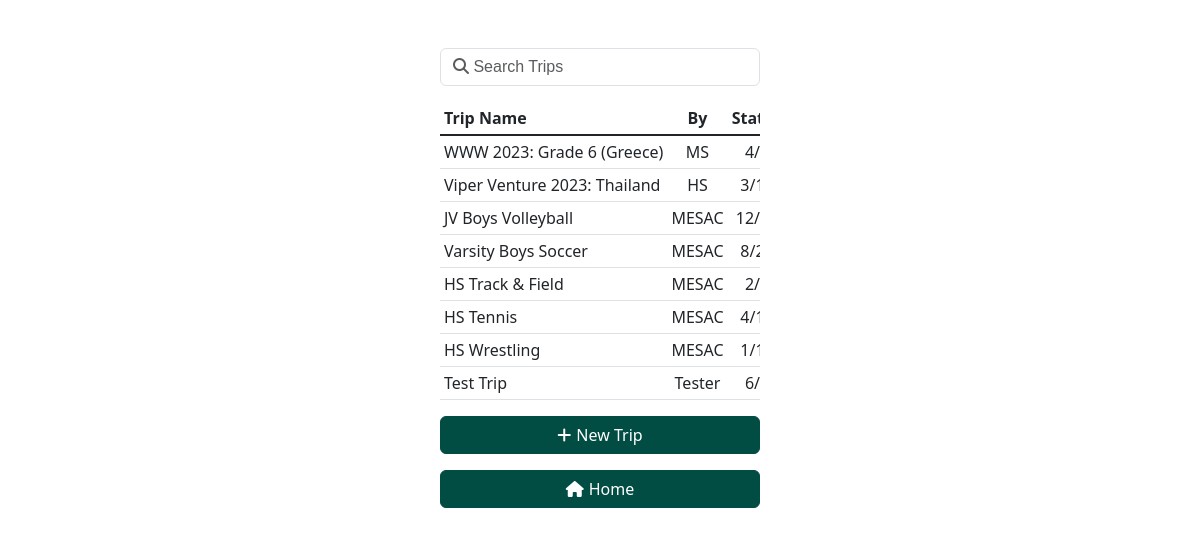
The app's page /trips (signed in) with its own data.
### classes.py (models this page shows, shortened)
class Trip(db.Model):
    __tablename__ = 'trips'
    trip_ids = []
    id = db.Column(db.Integer, primary_key=True)
    code = db.Column(db.String(6), nullable=False)
    name = db.Column(db.String, nullable=False)
    organizer = db.Column(db.String, nullable=False)
    num_groups = db.Column(db.Integer, nullable=False)
    group_size = db.Column(db.Integer, nullable=False)
    details = db.Column(db.String, nullable=True)
    @staticmethod
    def get_all_trips(return_dict=False):
        trips = db.session.query(Trip).all()
        if return_dict:
            return [dict_converter(t) for t in trips]
        else:
            return trips

### app.py (the view, shortened to what this page needs)
@app.route("/trips", methods=["GET", "POST"])
@teacher_only
def trips():
    if request.method == "GET":
        all_trips = Trip.get_all_trips()
        trip_studs = [TripStudent.get_students_in_trip(t.id) for t in all_trips]
        all_students = Student.get_all_students()
        return render_template("teacher/trips.html", all_trips=all_trips, trip_studs=trip_studs, all_students=all_students)

### app.py (called while the page is built)
def login_required(disable_verify=False):
    def decorator(f):
        @wraps(f)
        def decorated_function(*args, **kwargs):
            if 'user_id' not in session or current_user['db_user'] is None:
                return redirect("/login")
            elif not disable_verify and current_user['db_user'] is not None and not current_user['db_user'].is_verified:
                return redirect("/verify")
            return f(*args, **kwargs)
        return decorated_function
    return decorator

def teacher_only(f):
    @wraps(f)
    @login_required()
    def decorated_function(*args, **kwargs):
        if not current_user['db_user'].is_teacher:
            abort(403)
        return f(*args, **kwargs)
    return decorated_function

@app.before_request
def before_request():
    if 'user_id' in session:
        if User.check_exist_with_id(session['user_id']):
            current_user['db_user'] = User.get_user_by_id(session['user_id'])
            if current_user['db_user'].is_student:
                current_user['student'] = Student.get_student_by_id(current_user['db_user'].student_id)

### classes.py (called while the page is built)
def dict_converter(row):
    return {column.name: getattr(row, row.__mapper__.get_property_by_column(column).key) for column in row.__table__.columns}

    @staticmethod
    def get_user_by_id(id):
        return db.session.query(User).filter_by(id=id).first()

    @staticmethod
    def check_exist_with_id(id):
        return User.get_user_by_id(id) is not None

    @staticmethod
    def get_student_by_id(student_id, return_dict=True):
        student = db.session.query(Student).filter_by(id=student_id).first()
        if not return_dict or student is None:
            return student
        else:
            return dict_converter(student)

    @staticmethod
    def get_all_students(return_dict=False):
        students = db.session.query(Student).all()
        if return_dict:
            return [dict_converter(s) for s in students]
        else:
            return students

    @staticmethod
    def get_students_in_trip(trip_id):
        ids = db.session.query(TripStudent.student_id).filter_by(trip_id=trip_id).all()
        ids = [id[0] for id in ids]
        students = [Student.get_student_by_id(id) for id in ids]
        students = sorted(students, key=lambda x: (x['grade'], x['name']))
        return students

### templates/teacher/trips.html (shortened to what this page needs)
{% extends "layout.html" %}
{% block main %}
<input type="text" class="mt-5 mx-auto form-control fontAwesome" id="trip_search" oninput="searchTrips()" placeholder="&#xF002; Search Trips">
<table class="table table-sm table-hover mt-3 mx-auto" id="trips_table">
    <thead>
        <tr>
            <th style="width: 60%;" scope="col">Trip Name</th>
            <th class="text-center" scope="col">By</th>
            <th class="text-center" scope="col">Status</th>
        </tr>
    </thead>
    <tbody class="table-group-divider">
        {%for i in range(all_trips|length)%}
        <tr onclick="window.location = 'trips/{{all_trips[i].code}}'">
            <td>{{all_trips[i].name}}</td>
            <td class="text-center">{{all_trips[i].organizer}}</td>
            <td class="text-center">{{trip_studs[i]|length}}/{{all_trips[i].num_groups * all_trips[i].group_size}}</td>
        </tr>
        {%endfor%}
    </tbody>
</table>
<button class="mt-3 d-grid gap-2 col-6 mx-auto btn btn-primary" data-bs-toggle="modal" data-bs-target="#trip_create_modal">
    <div class="icon-text-container center-div">
        <i class="fas fa-plus"></i>
        <span>New Trip</span>
    </div>
</button>
<button onclick="window.location='/'" class="mt-3 d-grid gap-2 col-6 mx-auto btn btn-primary">
    <div class="icon-text-container center-div">
        <i class="fas fa-home"></i>
        <span>Home</span>
    </div>
</button>
{% endblock %}

### templates/layout.html (shortened to what this page needs)
<!DOCTYPE html>
<html>
<head>
    <link rel="stylesheet" type="text/css" href="/static/css/style.css"/>
    <link href="https://cdn.jsdelivr.net/npm/bootstrap@5.3.0-alpha1/dist/css/bootstrap.min.css" rel="stylesheet">
</head>
<body style="visibility: hidden">
	{% block main %}{% endblock %}
</body>

### static/css/style.css (style rules this page uses)
.btn-primary { width: 320px !important; border-color: #014C43 !important; background-color: #014C43 !important; }
.form-control { width: 320px !important; }
.table { width: 320px !important; display: block !important; max-height: 500px !important; overflow: auto !important; }
thead { top: 0; color: #014C43; position: sticky; background-color: white; }
td { white-space: nowrap; }
.icon-text-container { display: flex; align-items: center; }
.icon-text-container i { margin-right: 5px; }
.center-div { margin: auto; }
.fontAwesome { font-family: 'Helvetica', FontAwesome, sans-serif; }

### templates/layout.html (style rules this page uses)
.hidden { display:none; }

### records on screen
Trip: name "WWW 2023: Grade 6 (Greece)", organizer "MS"
Trip: name "Viper Venture 2023: Thailand", organizer "HS"
Trip: name "JV Boys Volleyball", organizer "MESAC"
Trip: name "Varsity Boys Soccer", organizer "MESAC"
Trip: name "HS Track & Field", organizer "MESAC"
Trip: name "HS Tennis", organizer "MESAC"
Trip: name "HS Wrestling", organizer "MESAC"
Trip: name "Test Trip", organizer "Tester"

### other values on screen
{{ trip_studs[i]|length }} "4" "3" "12" "8" "2" "4" "1" "6"
